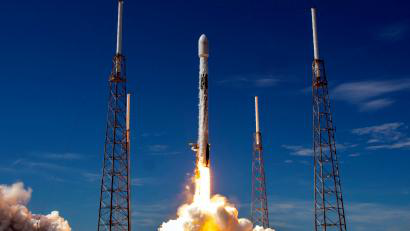
#> input picture Artificial Intelligence/Assignment8/spacex.jpg, 410 x 231 px
$ jupyter execute Task1.ipynb
#> lines starting #> are read from the running program, lines starting #| are printed output that depends on the picture
# Task 1 - Pillow

[cell 1]
# Imports
from PIL import Image
from matplotlib import image as Img, pyplot

[cell 2]
# A. Display an image with pillow:

image = Image.open('spacex.jpg')
#> image is the input picture: PIL image 410x231 RGB; mean R, G, B 29.1, 65.3, 112.5
print(image.format)
#| PNG
print(image.mode)
#| RGB
print(image.size)
#| (410, 231)
image

[cell 3]
# B. Convert the image to a numpy array

data = Img.imread('spacex.jpg')
print(data.dtype)
#| float32
print(data.shape)
#| (231, 410, 3)
pyplot.imshow(data)
pyplot.show()

[cell 4]
# C. Resize an image to a specific dimension

image = Image.open('spacex.jpg')
print(image.size)
#| (410, 231)
image.thumbnail((100, 100))
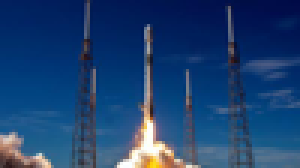
#> image: PIL image 100x56 RGB (shown 3 times larger); mean R, G, B 29.3, 65.4, 112.7
print(image.size)
#| (100, 56)

[cell 5]
# D. Other functions from PIL

# changing image format and saving it
image = Image.open('spacex.jpg')
image.save('spacex.png', format='PNG')
image2 = Image.open('spacex.png')
print(image2.format)
#| PNG

# rotating image
pyplot.subplot(312)
pyplot.imshow(image.rotate(45))

# gray scaling an image
gray_image = image2.convert(mode='L')
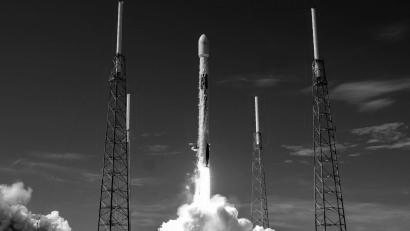
#> gray_image: PIL image 410x231 L; min 1, max 255, mean 59.8
gray_image
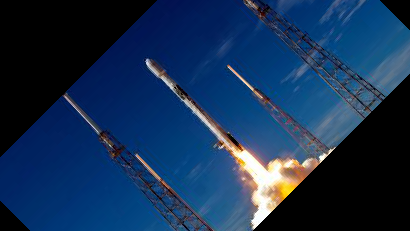
#> shown: shape (231, 410, 3); mean R, G, B 21.1, 48.3, 82.6
